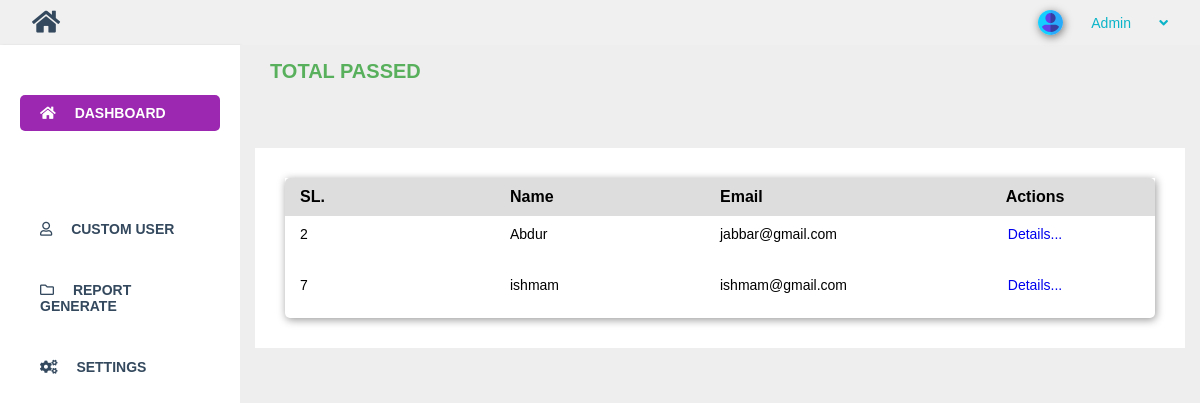
The app's page /admin/total-passed.php (signed in) with its own data.
### tables this page shows
CREATE TABLE `examinee` (
  `id` int(10) NOT NULL AUTO_INCREMENT,
  `first_name` varchar(50) DEFAULT NULL,
  `last_name` varchar(50) DEFAULT NULL,
  `email` varchar(150) DEFAULT NULL,
  `institution` varchar(255) DEFAULT NULL,
  `initial_training_date` date DEFAULT NULL,
  `refresher_training_date` date DEFAULT NULL,
  `fibroscan_device_serial_no` varchar(150) DEFAULT NULL,
  `scan_done` int(10) DEFAULT NULL,
  `is_verified` tinyint(4) DEFAULT NULL,
  `inst_addr` varchar(100) DEFAULT NULL,
  PRIMARY KEY (`id`)
);

### admin/total-passed.php (the view, shortened to what this page needs)
<?php
$conn = database();
$result = $conn->query("select distinct(examinee.id), examinee.first_name, examinee.email from results inner join examinee on examinee.id = results.examinee_id where results.passed = 1") or die($conn->error);
if($result->num_rows > 0) {
    $data = [];
    while($row = $result->fetch_assoc()) {
        $data[] = $row;
    }
}
?>
<!DOCTYPE html>
<html lang="en">
<head>
    <link rel="stylesheet" href="css/fontawesome.css">
    <link rel="stylesheet" href="style.css">
</head>
<body>
    <div id="main">
        <div id="page-wrapper">
            <div class="dashboard-area">
                <h3 class="section-heading">Total Passed</h3>
                <div class="wrapper">
                    <div class="topics-table">
                        <div class="tbl-head">
                            <strong>SL.</strong>
                            <strong>Name</strong>
                            <strong>Email</strong>
                            <strong style="text-align: center;">Actions</strong>
                        </div>
                        <div class="tbl-body">
                            <?php foreach($data as $item) : ?>
                            <div class="tbl-row">
                                <p>
                                    <?php echo $item['id']; ?>
                                </p>
                                <p>
                                <?php echo $item['first_name'] . " " . $item['last_name']; ?>
                                </p>
                                <p>
                                    <?php echo $item['email']; ?>
                                </p>
                                <div class="actions">
                                    <div class="actions-btn">
                                        <p><a href="student-details.php?id=<?php echo $item['id']; ?>" style="text-decoration: none">Details...</a></p>
                                    </div>
                                </div>
                            </div>
                            <?php endforeach; ?>
                        </div>
                    </div>
                </div>
            </div>
        </div>
    </div>
</body>
</html>

### admin/style.css (style rules this page uses)
* { margin: 0; padding: 0; box-sizing: border-box; font-family: Arial, Helvetica, sans-serif; }
:root { --th-bg-blue: #0bb4c8; --th-bg-green: #58b05c; --th-bg-danger: #eb4844; --th-bg-light:#eeeeee; --th-bg-primary:#9c27b0; --text-blue: #0bb4c8; --text-green: #58b05c; --text-danger: #eb4844; --text-white: white; --text-dark: #34495E; }
body { overflow: hidden; }
#page-wrapper { display: flex; justify-content: space-between; }
.dashboard-area { width: 80%; height: 100vh; padding-bottom: 100px; overflow-y: auto; background-color: var(--th-bg-light); }
h3.section-heading { color: var(--text-green); text-transform: uppercase; padding: 15px 30px; text-align: left; font-size: 20px; margin-bottom: 50px; }
.wrapper { padding: 30px; background: white; margin: 0 15px; }
.wrapper p { font-size: 14px; margin-bottom: 15px; }
.tbl-head { display: flex; justify-content: space-between; background: #ddd; padding: 10px 15px; border-top-left-radius: 5px; border-top-right-radius: 5px; align-items: center; }
.tbl-head strong { flex-basis: 25%; }
.tbl-row { display: flex; justify-content: space-between; padding: 10px 15px; align-items: center; }
.tbl-row p { flex-basis: 22%; }
.actions { text-align: center; flex-basis: 25%; }
.actions-btn { display: flex; justify-content: center; align-items: center; }
.topics-table { box-shadow: 1px 2px 8px rgba(0, 0, 0, 0.4); border-bottom-left-radius: 5px; border-bottom-right-radius: 5px; }

### records on screen
examinee: id "2", first_name "Abdur", email "jabbar@gmail.com"
examinee: id "7", first_name "ishmam", email "ishmam@gmail.com"
